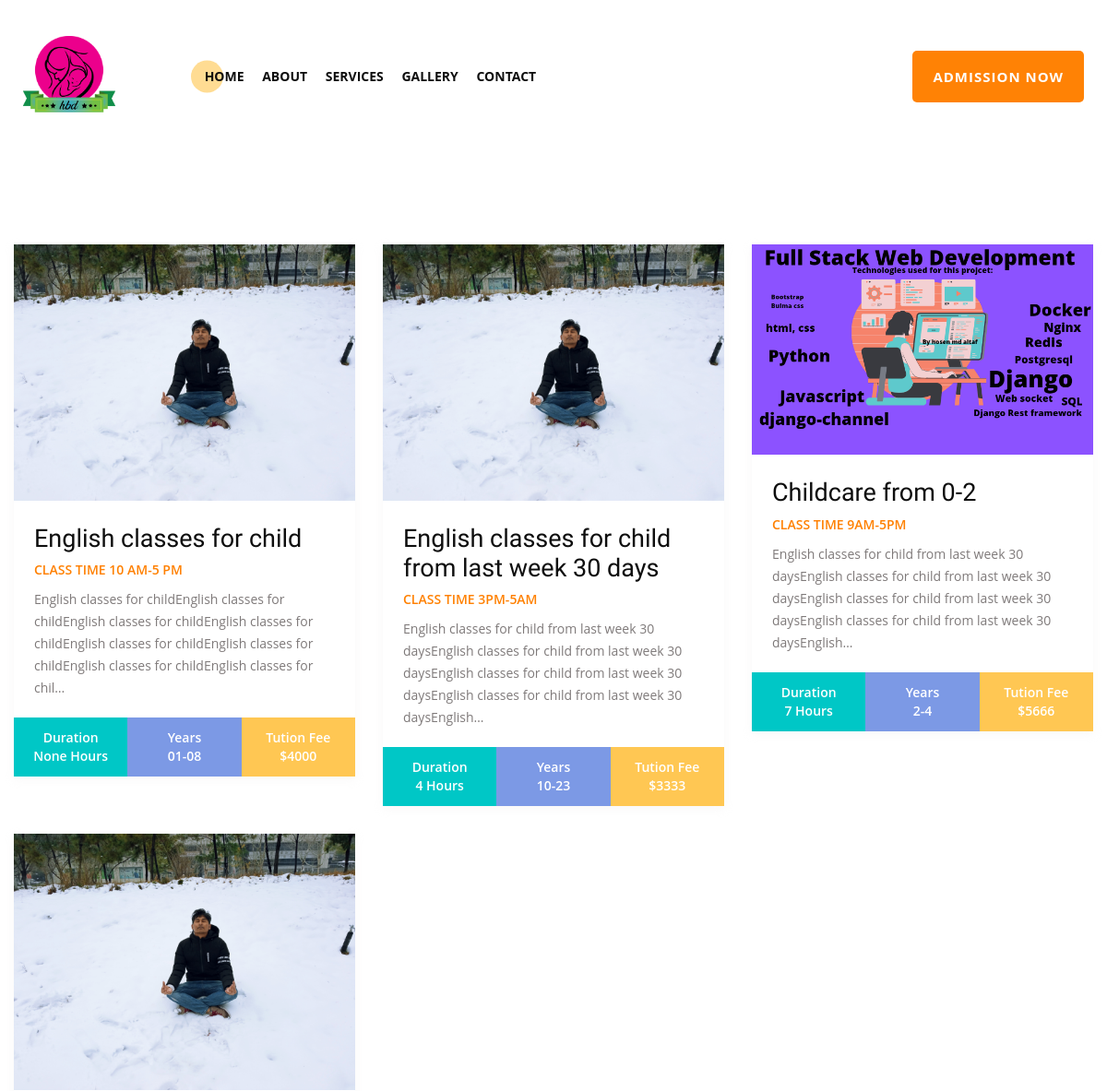
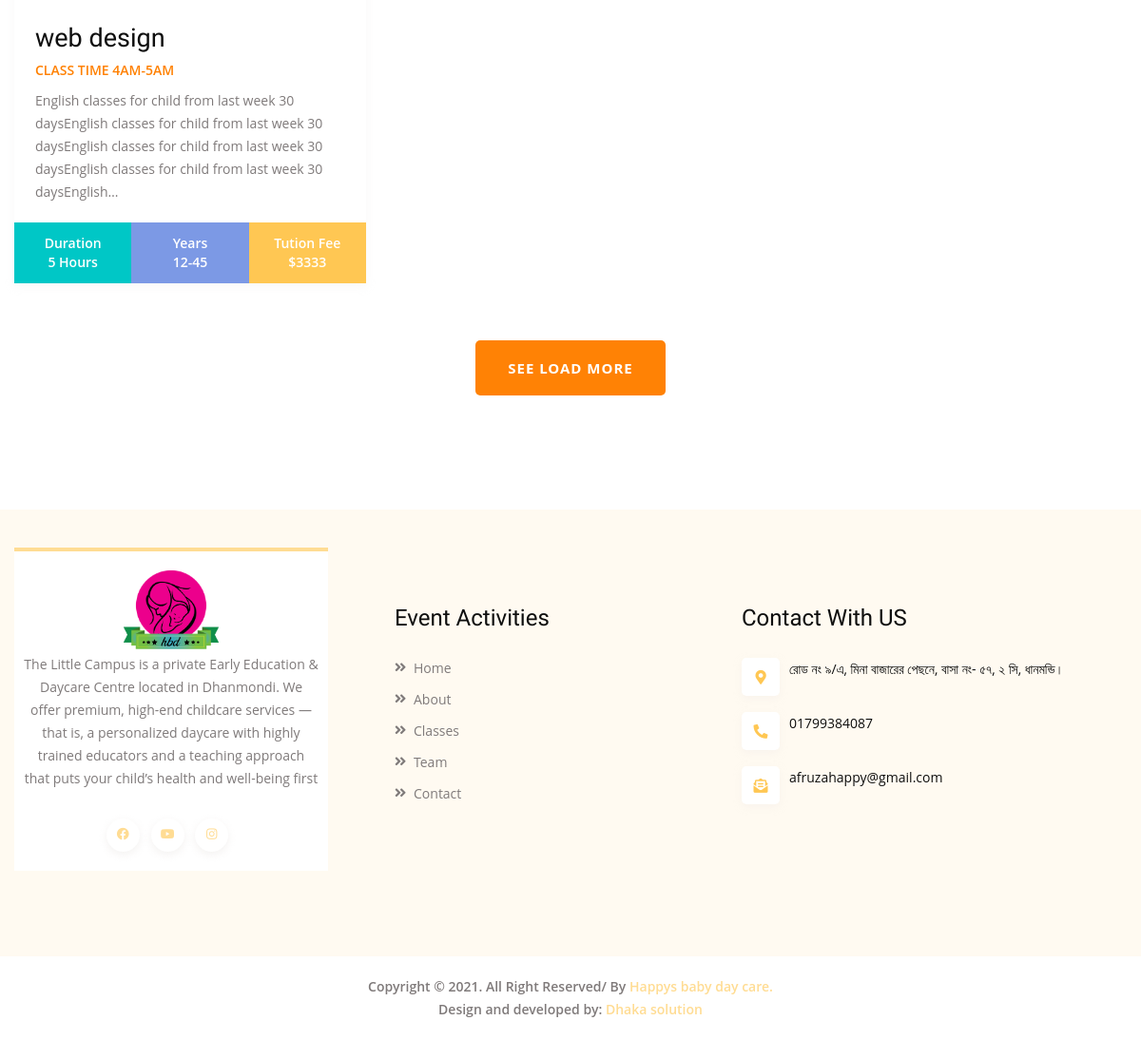
/classes/, run on the app's committed database (2 pictures, top to bottom).
### classes/models.py (models this page shows, shortened)
class Services(models.Model):
    title = models.CharField(max_length=200,help_text="write title about your service")
    content = models.TextField(help_text="write in detail about your service")
    image=models.ImageField(upload_to='post_images', blank=True, null=True)
    classtimestart = models.CharField(max_length=7,null=True, help_text="When childfinish there class")
    classtimefinish = models.CharField(max_length=7,null=True, help_text="When childstart there class")
    childagestart=models.CharField(max_length=2,null=True, help_text="When childagestart there class")
    childagefinish=models.CharField(max_length=2,null=True, help_text="When childagefinish there class")
    price = models.IntegerField(null=True,blank=True,help_text="class/service fee")
    durationofclass= models.IntegerField(null=True,blank=True,help_text="how long child stay in class in a day")

### classes/views.py (the view)
# urls.py: path('', views.classes, name='classes'),
def classes(request):
    classes = Services.objects.all()
    return render(request,'classes/class.html' ,{'classes':classes})

### templates/classes/class.html
{% extends 'base.html' %}
{% load static %}
{% block content %}
{% include 'homeapp/navbar.html' %}
<main>
    <section class="class-area pt-120 pb-120">
        <div class="container">
            <div class="row">
            {% for class in classes %}
                <div class="col-lg-4 col-md-6">
                    <div class="class-item mb-30 wow fadeInUp" data-wow-delay=".2s">
                        <div class="class-thumb">
                            <img src="{{class.image.url}}" alt="image_not_found">
                        </div>
                        <div class="class-text">
                            <a href="{% url 'classes:services-detail' class.pk %}"><h3>{{class.title|truncatechars:50}}</h3></a>
                            <span>Class time {{class.classtimestart}}-{{class.classtimefinish}} </span>
                            <p>{{class.content|truncatechars:200}}</p>
                        </div>
                        <ul class="schedule">
                            <li>
                                <span>Duration</span>
                                <span>{{class.durationofclass}} Hours</span>
                            </li>
                            <li>
                                <span>Years</span>
                                <span>{{class.childagestart}}-{{class.childagefinish}}</span>
                            </li>
                            <li>
                                <span>Tution Fee</span>
                                <span>${{class.price}}</span>
                            </li>
                        </ul>
                    </div>
                </div>
            {% endfor %}
            </div>
            <div class="row">
                <div class="col-xl-12">
                    <div class="view-class text-center mt-30 wow fadeInUp" data-wow-delay=".2s">
                        <a class="thm-btn thm-btn-2" href="#">see load more</a>
                    </div>
                </div>
            </div>
        </div>
    </section>
</main>
{% include 'homeapp/footer.html' %}
{% endblock %}

### templates/base.html (shortened to what this page needs)
<!DOCTYPE HTML>
{% load static %}
<html lang="en">
    <head>
        <link href="https://cdn.jsdelivr.net/npm/bootstrap@5.1.3/dist/css/bootstrap.min.css" rel="stylesheet">
        <link rel="stylesheet" href="{% static 'css/bootstrap.min.css' %}">
        <link rel="stylesheet" href="{% static 'css/owl.carousel.min.css' %}">
        <link rel="stylesheet" href="{% static 'css/animate.min.css' %}">
        <link rel="stylesheet" href="{% static 'css/fontawesome-all.min.css' %}">
        <link rel="stylesheet" href="{% static 'css/themify-icons.css' %}">
        <link rel="stylesheet" href="{% static 'css/magnific-popup.css' %}">
        <link rel="stylesheet" href="{% static 'css/metisMenu.css' %}">
        <link rel="stylesheet" href="{% static 'css/default.css' %}">
        <link rel="stylesheet" href="{% static 'css/modal.css' %}">
        <link rel="stylesheet" href="{% static 'css/style.css' %}">
        <link rel="stylesheet" href="{% static 'css/responsive.css' %}">
    </head>
    <body>
        {% block content %}
        {% endblock %}
    </body>
</html>

### templates/homeapp/navbar.html (shortened to what this page needs)
{% extends 'base.html' %}
{% load static %}
{% block content %}
  <header>
    <div class="header-area header-space pl-100 pr-100">
        <div class="container-fluid">
            <div class="row align-items-center">
                <div class="col-xl-2 col-lg-2 col-6">
                    <div class="logo">
                        <a href="{% url 'homeapp:homepage' %}"><img src="{% static 'img/logo/logo.png' %}" alt="logo_not_found"></a>
                    </div>
                </div>
                <div class="col-xl-5 col-lg-7 d-none d-lg-block">
                    <div class="main-menu">
                        <nav id="mobile-menu">
                            <ul class="menu">
                                <li><a class="active" href="{% url 'homeapp:homepage' %}">Home</a></li>
                                <li><a href="{% url 'contactapp:about' %}">About</a></li>
                                <li><a href="{% url 'classes:classes' %}">Services</a></li>
                                <li><a href="{% url 'contactapp:team' %}">Gallery</a> </li>
                                <li><a href="{% url 'contactapp:contact' %}">Contact</a></li>
                            </ul>
                        </nav>
                    </div>
                </div>
                <div class="col-xl-5 col-lg-3 col-6 d-flex align-items-center justify-content-end">
                    <div class="header-right">
                        <div class="header-btn f-right d-none d-lg-block">
                            <a class="thm-btn thm-btn-2" href="{% url 'contactapp:contact' %}">admission now</a>
                        </div>
                </div>
            </div>
        </div>
    </div>
</header>
{% endblock %}

### templates/homeapp/footer.html
{% extends 'base.html' %}
{% load static %}
{% block content %}
     <footer>
        <div class="footer-area gray-bg">
            <div class="footer-bottom pt-40 pb-50">
                <div class="container">
                    <div class="row">
                        <div class="col-xl-4 col-lg-4 col-md-4 col-md-6">
                            <div class="footer-left-widget mb-40">
                                <div class="logo">
                                    <img src="{% static 'img/logo/logo.png' %}" alt="logo_not_found">
                                </div>
                                <p>The Little Campus is a private Early Education & Daycare Centre located in Dhanmondi.  We offer premium, high-end childcare services — that is, a personalized daycare with highly trained educators and a teaching approach that puts your child’s health and well-being first
                                    </p>
                                <div class="footer-social mt-30">
                                    <a href="#"><i class="fab fa-facebook"></i></a>
                                    <a href="#"><i class="fab fa-youtube"></i></a>
                                    <a href="#"><i class="fab fa-instagram"></i></a>
                                </div>
                            </div>
                        </div>
                        <div class="col-xl-4 col-lg-4 col-md-4 col-md-6 pr-0">
                            <div class="footer-widget link mb-40">
                                <h3>Event Activities</h3>
                                <ul class="footer-link">
                                    <li><a href="{% url 'homeapp:homepage' %}">Home</a></li>
                                    <li><a href="{% url 'contactapp:about' %}">About</a></li>
                                    <li><a href="{% url 'classes:classes' %}">Classes</a></li>
                                    <li><a href="{% url 'contactapp:team' %}">Team</a></li>
                                    <li><a href="{% url 'contactapp:contact' %}">Contact</a></li>
                                </ul>
                            </div>
                        </div>
                        <div class="col-xl-4 col-lg-4 col-md-4 col-md-6 pr-0">
                            <div class="footer-widget footer-widget-space mb-40">
                                <h3>Contact With US</h3>
                                <ul class="footer-info">
                                    <li>
                                        <div class="footer-address">
                                            <span><i class="fas fa-map-marker-alt"></i></span>
                                            <p>রোড নং ৯/এ, মিনা বাজারের পেছনে, বাসা নং- ৫৭,  ২ সি,  ধানমন্ডি।</p>
                                        </div>
                                    </li>
                                    <li>
                                        <div class="footer-address">
                                            <span><i class="fas fa-phone-alt"></i></span>
                                            <p>01799384087</p>
                                        </div>
                                    </li>
                                    <li>
                                        <div class="footer-address">
                                            <span><i class="fas fa-envelope-open-text"></i></span>
                                            <p>afruzahappy@gmail.com</p>
                                        </div>
                                    </li>
                                </ul>
                            </div>
                        </div>
                    </div>
                </div>
            </div>
        </div>
        <div class="copyright-area pt-20 pb-20">
            <div class="container">
                <div class="row">
                    <div class="col-12">
                        <div class="copyright-text text-center">
                            <p>Copyright &copy; 2021. All Right Reserved/ By <a href="#">Happys baby day care.</a></p>
                        </div>
                        <div class="copyright-text text-center">
                            <p>Design and developed by: <a href="https://www.dhakasolution.com/">Dhaka solution</a></p>
                        </div>
                    </div>
                </div>
            </div>
        </div>
    </footer>
{% endblock %}

### static/css/default.css (style rules this page uses)
.mt-30 { margin-top: 30px; }
.mb-30 { margin-bottom: 30px; }
.mb-40 { margin-bottom: 40px; }
.pt-20 { padding-top: 20px; }
.pt-40 { padding-top: 40px; }
.pt-120 { padding-top: 120px; }
.pb-20 { padding-bottom: 20px; }
.pb-50 { padding-bottom: 50px; }
.pb-120 { padding-bottom: 120px; }
.pl-100 { padding-left: 100px; }
.pr-0 { padding-right: 0px; }
.pr-100 { padding-right: 100px; }
.gray-bg { background: #fffaf1; }

### static/css/responsive.css (style rules this page uses)
@media (min-width: 1200px) and (max-width: 1499px) { .header-space, .banner-space { padding: 0 10px; } }
@media (min-width: 1200px) and (max-width: 1499px) { .main-menu .menu li { margin-right: 16px; } }
@media (min-width: 1200px) and (max-width: 1499px) { .header-right .header-btn { margin-left: 20px; } }
@media (min-width: 1200px) and (max-width: 1499px) { .header-right .header-btn a { padding: 16px 22px; } }
@media (min-width: 1200px) and (max-width: 1499px) { .main-menu .menu li a { padding: 37px 0px; } }
@media (min-width: 1200px) and (max-width: 1499px) { .logo img { max-width: 100px; } }

### data on the page
Services: image (picture), title "English classes for child", classtimestart "10 AM", classtimefinish "5 PM", content "English classes for childEnglish classes for childEnglish classes for childEnglish classes for childEnglish classes for childEnglish classes for childEnglish classes for childEnglish classes for chil…", durationofclass "None", childagestart "01", childagefinish "08", price "4000"
Services: image (picture), title "English classes for child from last week 30 days", classtimestart "3PM", classtimefinish "5AM", content "English classes for child from last week 30 daysEnglish classes for child from last week 30 daysEnglish classes for child from last week 30 daysEnglish classes for child from last week 30 daysEnglish…", durationofclass "4", childagestart "10", childagefinish "23", price "3333"
Services: image (picture), title "Childcare from 0-2", classtimestart "9AM", classtimefinish "5PM", content "English classes for child from last week 30 daysEnglish classes for child from last week 30 daysEnglish classes for child from last week 30 daysEnglish classes for child from last week 30 daysEnglish…", durationofclass "7", childagestart "2", childagefinish "4", price "5666"
Services: image (picture), title "web design", classtimestart "4AM", classtimefinish "5AM", content "English classes for child from last week 30 daysEnglish classes for child from last week 30 daysEnglish classes for child from last week 30 daysEnglish classes for child from last week 30 daysEnglish…", durationofclass "5", childagestart "12", childagefinish "45", price "3333"
